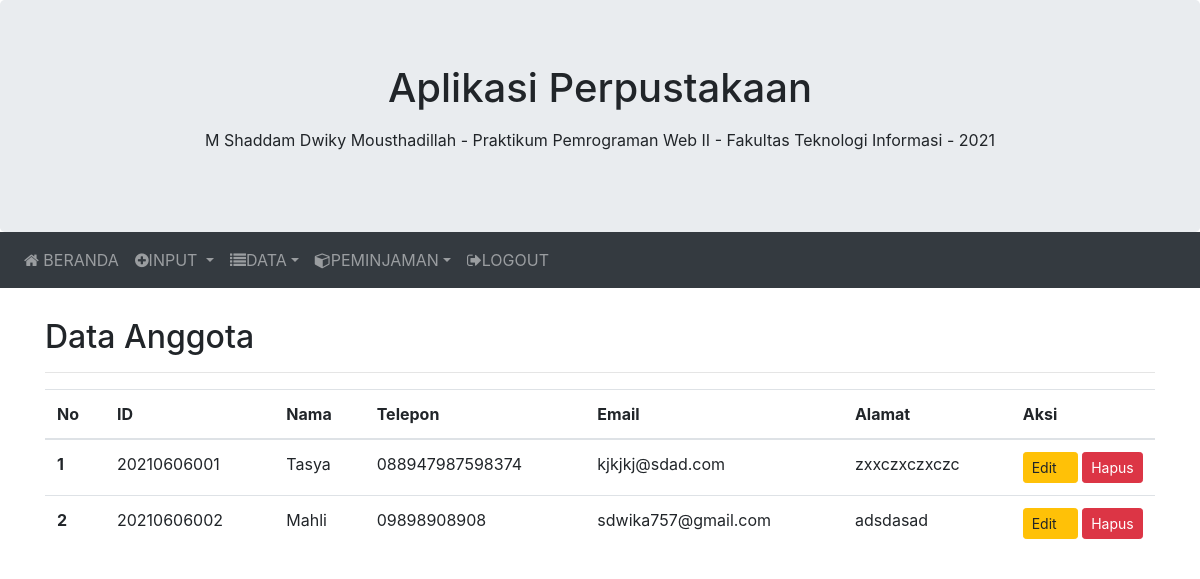
Page /data_anggota.php (signed in) on the committed database.
### tables this page shows
CREATE TABLE `anggota` (
  `id_anggota` varchar(20) NOT NULL,
  `nama_anggota` varchar(100) NOT NULL,
  `telepon` varchar(20) NOT NULL,
  `email` varchar(50) NOT NULL,
  `alamat` varchar(100) NOT NULL
);

### data_anggota.php (the view, shortened to what this page needs)
<?php
include 'header.php';
?>
<!DOCTYPE html>
<html lang="en">
<body>
	<div class="container" style="margin-top:30px">
		<div class="table-responsive">
 			<h2>Data Anggota</h2>
 			<hr>
 			<table class="table table-hover">
 				<thead>
 					<tr>
						<th>No</th>
						<th>ID</th>
						<th>Nama</th>
						<th>Telepon</th>
						<th>Email</th>
						<th>Alamat</th>
						<th width="13%">Aksi</th>
 					</tr>
 				</thead>
 				<tbody>
 					<?php
 						$no_urut = 0;
 						$sql = mysqli_query($Koneksi, "SELECT * from anggota");
 						while($data = mysqli_fetch_array($sql)){ $no_urut++;
 					?>
 					<tr>
						<th><?php echo $no_urut ?></th>
						<td><?php echo $data['id_anggota'];?></td>
						<td><?php echo $data['nama_anggota'];?></td>
						<td><?php echo $data['telepon'];?></td>
						<td><?php echo $data['email'];?></td>
						<td><?php echo $data['alamat'];?></td>
						<td>
 						<a href="edit_anggota.php?id=<?php echo $data['id_anggota']; ?>" class="btn btn-warning btn-sm" style="padding-right:20px">Edit</a>
 						<a href="hapus_anggota.php?id=<?php echo $data['id_anggota']; ?>" class="btn btn-danger btn-sm" onClick="return confirm('Apakah anda yakin ingin menghapus data ini?')">Hapus</a>
 						</td>
 					</tr>
 					<?php
 						}
 					?>
 				</tbody>
			</table>
		</div>
	</div>
</body>
</html>

### rows in the picture
anggota: id_anggota "20210606001", nama_anggota "Tasya", telepon "088947987598374", email "kjkjkj@sdad.com", alamat "zxxczxczxczc"
anggota: id_anggota "20210606002", nama_anggota "Mahli", telepon "09898908908", email "sdwika757@gmail.com", alamat "adsdasad"

### other values in the picture
$nama "M Shaddam Dwiky Mousthadillah"
